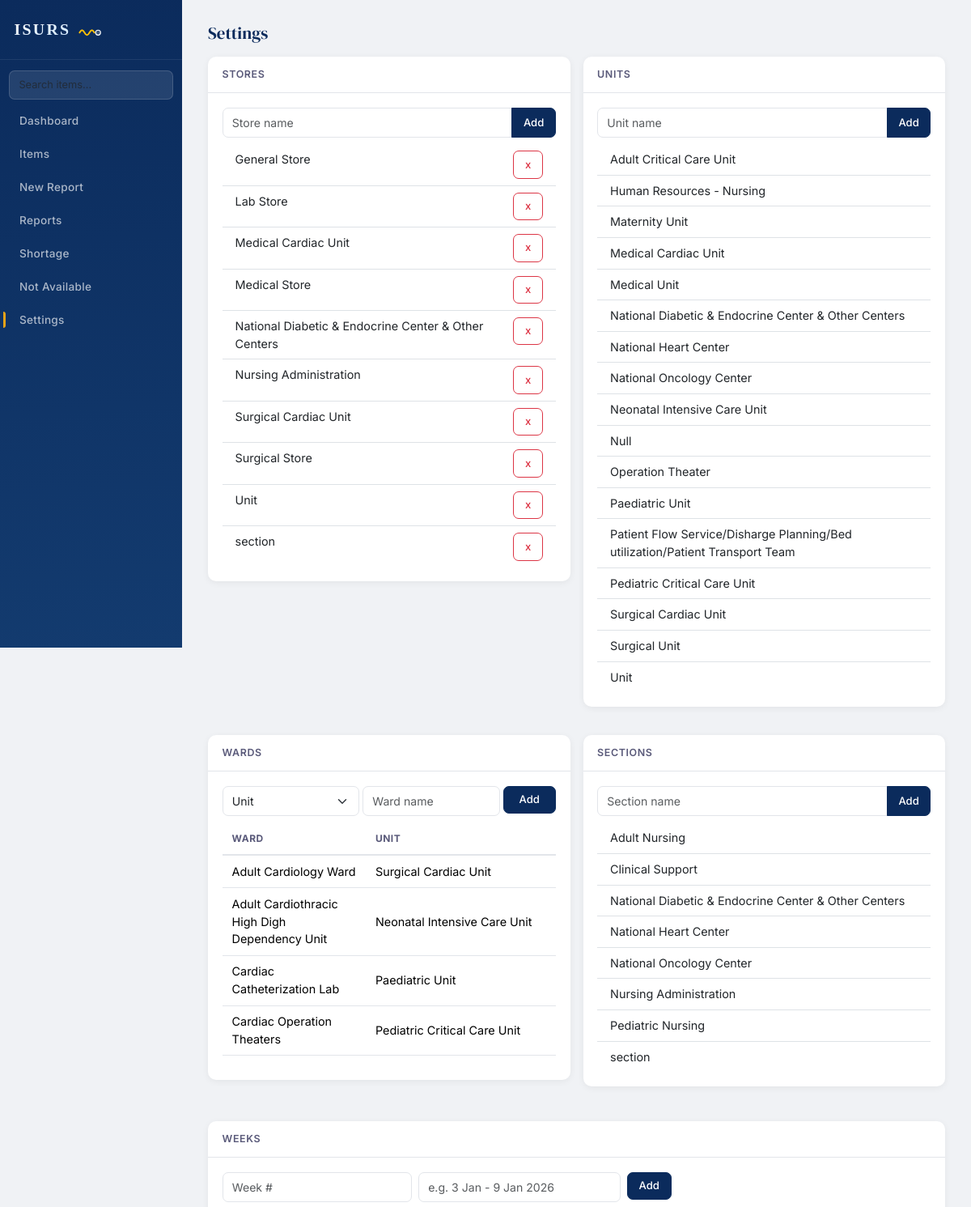
The page /settings (upper part) on the database its author committed.
### app.py (models this page shows)
class Store(db.Model):
    id = db.Column(db.Integer, primary_key=True)
    name = db.Column(db.String(200), unique=True, nullable=False)
    items = db.relationship('Item', backref='store', lazy=True)

class Unit(db.Model):
    id = db.Column(db.Integer, primary_key=True)
    name = db.Column(db.String(200), unique=True, nullable=False)
    wards = db.relationship('Ward', backref='unit', lazy=True)

class Ward(db.Model):
    id = db.Column(db.Integer, primary_key=True)
    name = db.Column(db.String(200), nullable=False)
    unit_id = db.Column(db.Integer, db.ForeignKey('unit.id'), nullable=False)

class Section(db.Model):
    id = db.Column(db.Integer, primary_key=True)
    name = db.Column(db.String(200), unique=True, nullable=False)

### app.py (the view)
@app.route('/settings')
def settings():
    stores = Store.query.order_by(Store.name).all()
    units = Unit.query.order_by(Unit.name).all()
    wards = Ward.query.order_by(Ward.name).all()
    sections = Section.query.order_by(Section.name).all()
    weeks = Week.query.order_by(Week.week_number).all()
    return render_template('settings.html', stores=stores, units=units,
                           wards=wards, sections=sections, weeks=weeks)

### app.py (called while the page is built)
@app.context_processor
def inject_globals():
    return dict(
        stores=Store.query.order_by(Store.name).all(),
        units=Unit.query.order_by(Unit.name).all(),
        sections=Section.query.order_by(Section.name).all(),
        weeks=Week.query.order_by(Week.week_number).all(),
        current_year=datetime.now().year,
        now=datetime.now,
        search_q=request.args.get('q', '')
    )

### templates/settings.html (shortened to what this page needs)
{% extends "base.html" %}
{% block content %}
<h3 class="mb-3">Settings</h3>
<div class="row g-3 mb-4">
    <div class="col-md-6">
        <div class="card">
            <div class="card-header">Stores</div>
            <div class="card-body">
                <form method="POST" action="{{ url_for('add_store') }}" class="input-group mb-2">
                    <input name="name" class="form-control form-control-sm" placeholder="Store name" required>
                    <button class="btn btn-sm btn-primary">Add</button>
                </form>
                <ul class="list-group list-group-flush">
                    {% for s in stores %}
                    <li class="list-group-item d-flex justify-content-between">
                        {{ s.name }}
                        <form method="POST" action="{{ url_for('delete_store', id=s.id) }}" style="display:inline"
                            onsubmit="return confirm('Delete {{ s.name }}?')">
                            <button class="btn btn-sm btn-outline-danger">x</button>
                        </form>
                    </li>
                    {% endfor %}
                </ul>
            </div>
        </div>
    </div>
    <div class="col-md-6">
        <div class="card">
            <div class="card-header">Units</div>
            <div class="card-body">
                <form method="POST" action="{{ url_for('add_unit') }}" class="input-group mb-2">
                    <input name="name" class="form-control form-control-sm" placeholder="Unit name" required>
                    <button class="btn btn-sm btn-primary">Add</button>
                </form>
                <ul class="list-group list-group-flush">
                    {% for u in units %}
                    <li class="list-group-item">{{ u.name }}</li>
                    {% endfor %}
                </ul>
            </div>
        </div>
    </div>
    <div class="col-md-6">
        <div class="card">
            <div class="card-header">Wards</div>
            <div class="card-body">
                <form method="POST" action="{{ url_for('add_ward') }}" class="row g-1 mb-2">
                    <div class="col-5">
                        <select name="unit_id" class="form-select form-select-sm" required>
                            <option value="">Unit</option>
                        </select>
                    </div>
                    <div class="col-5">
                        <input name="name" class="form-control form-control-sm" placeholder="Ward name" required>
                    </div>
                    <div class="col-2">
                        <button class="btn btn-sm btn-primary w-100">Add</button>
                    </div>
                </form>
                <div style="max-height:300px;overflow-y:auto">
                    <table class="table table-sm mb-0">
                        <thead><tr><th>Ward</th><th>Unit</th></tr></thead>
                        <tbody>
                            {% for w in wards %}
                            <tr><td>{{ w.name }}</td><td>{{ w.unit.name }}</td></tr>
                            {% endfor %}
                        </tbody>
                    </table>
                </div>
            </div>
        </div>
    </div>
    <div class="col-md-6">
        <div class="card">
            <div class="card-header">Sections</div>
            <div class="card-body">
                <form method="POST" action="{{ url_for('add_section') }}" class="input-group mb-2">
                    <input name="name" class="form-control form-control-sm" placeholder="Section name" required>
                    <button class="btn btn-sm btn-primary">Add</button>
                </form>
                <ul class="list-group list-group-flush">
                    {% for s in sections %}
                    <li class="list-group-item">{{ s.name }}</li>
                    {% endfor %}
                </ul>
            </div>
        </div>
    </div>
</div>
<div class="card mb-4">
    <div class="card-header">Weeks</div>
    <div class="card-body">
        <form method="POST" action="{{ url_for('add_week') }}" class="row g-2 mb-2">
            <div class="col-auto">
                <input name="week_number" type="number" class="form-control form-control-sm" placeholder="Week #" required>
            </div>
            <div class="col-auto">
                <input name="date_range" class="form-control form-control-sm" placeholder="e.g. 3 Jan - 9 Jan 2026" style="width:250px">
            </div>
            <div class="col-auto">
                <button class="btn btn-sm btn-primary">Add</button>
            </div>
        </form>
    </div>
</div>
{% endblock %}

### templates/base.html (shortened to what this page needs)
<!DOCTYPE html>
<html lang="en">
<head>
  <link href="https://cdn.jsdelivr.net/npm/bootstrap@5.3.3/dist/css/bootstrap.min.css" rel="stylesheet">
  <link rel="stylesheet" href="{{ url_for('static', filename='style.css') }}">
</head>
<body>
<div class="d-flex">
  <nav class="sidebar" aria-label="Main navigation">
    <div class="logo-wrap">
      <img src="{{ url_for('static', filename='logo.svg') }}" alt="ISURS">
    </div>
    <div class="nav-wrap">
      <form action="{{ url_for('search') }}" method="GET" class="mb-2 no-print" role="search">
        <input name="q" class="form-control form-control-sm" placeholder="Search items..." aria-label="Search" style="background:rgba(255,255,255,.1);border-color:rgba(255,255,255,.15);color:#fff;font-size:.8rem" value="{{ search_q }}">
      </form>
      <a href="{{ url_for('dashboard') }}" class="nav-link" data-short="D">Dashboard</a>
      <a href="{{ url_for('items') }}" class="nav-link" data-short="I">Items</a>
      <a href="{{ url_for('report_new') }}" class="nav-link" data-short="R">New Report</a>
      <a href="{{ url_for('reports') }}" class="nav-link" data-short="L">Reports</a>
      <a href="{{ url_for('shortage') }}" class="nav-link" data-short="S">Shortage</a>
      <a href="{{ url_for('una') }}" class="nav-link" data-short="N">Not Available</a>
      <a href="{{ url_for('settings') }}" class="nav-link" data-short="G">Settings</a>
    </div>
  </nav>
  <main class="main-content" id="main-content">
    {% block content %}{% endblock %}
  </main>
</div>
</body>
</html>

### static/style.css (style rules this page uses)
:root { --primary: #0b2b5c; --primary-light: #164580; --accent: #e8a317; --accent-soft: #fef3d5; --bg: #f0f2f5; --card-bg: #ffffff; --text: #1a1a2e; --text-soft: #5a5a7a; --border: #e2e5ea; --shadow: 0 2px 8px rgba(0,0,0,.06); }
body { margin: 0; font-family: 'Inter', system-ui, -apple-system, sans-serif; font-size: .9rem; background: var(--bg); color: var(--text); min-height: 100vh; }
.sidebar { width: 225px; min-height: 100vh; background: linear-gradient(175deg, #0b2b5c 0%, #133b6f 100%); position: sticky; top: 0; height: 100vh; display: flex; flex-direction: column; flex-shrink: 0; z-index: 100; }
.sidebar .logo-wrap { padding: 1.2rem 1rem 1rem 1rem; border-bottom: 1px solid rgba(255,255,255,.08); }
.sidebar .logo-wrap img { height: 38px; width: auto; }
.sidebar .nav-wrap { padding: .8rem .7rem; flex: 1; }
.sidebar .nav-link { color: rgba(255,255,255,.65); border-radius: 8px; padding: .55rem .8rem; margin-bottom: 3px; font-size: .85rem; font-weight: 500; letter-spacing: .3px; text-decoration: none; display: block; position: relative; }
.sidebar .nav-link::before { content: ''; position: absolute; left: -7px; top: 50%; transform: translateY(-50%); width: 3px; height: 0; background: var(--accent); border-radius: 0 3px 3px 0; transition: height .25s ease; }
.sidebar .nav-link:hover::before, .sidebar .nav-link.active::before { height: 20px; }
.main-content { flex: 1; max-width: calc(100% - 225px); padding: 1.8rem 2rem !important; }
.card { border: none; box-shadow: var(--shadow); border-radius: 10px; background: var(--card-bg); margin-bottom: 1.2rem; }
.card-header { background: transparent; border-bottom: 1px solid var(--border); font-weight: 600; font-size: .78rem; text-transform: uppercase; letter-spacing: .6px; color: var(--text-soft); padding: .8rem 1.1rem; }
.card-body { padding: 1.1rem; }
.table th { font-size: .75rem; text-transform: uppercase; letter-spacing: .5px; color: var(--text-soft); border-top: none; border-bottom: 2px solid var(--border); padding: .65rem .75rem; }
.table td { padding: .55rem .75rem; vertical-align: middle; border-bottom: 1px solid var(--border); }
h3 { font-family: 'DM Serif Display', Georgia, serif; font-weight: 400; font-size: 1.3rem; color: var(--primary); }
.btn { border-radius: 7px; font-weight: 500; font-size: .82rem; padding: .4rem .85rem; }
.btn-primary { background: var(--primary); border-color: var(--primary); }
.form-control, .form-select { border-radius: 7px; border-color: var(--border); font-size: .88rem; padding: .45rem .7rem; }

### rows shown on the page
Store: name "General Store"
Store: name "Lab Store"
Store: name "Medical Cardiac Unit"
Store: name "Medical Store"
Store: name "National Diabetic & Endocrine Center & Other Centers"
Store: name "Nursing Administration"
Store: name "Surgical Cardiac Unit"
Store: name "Surgical Store"
Store: name "Unit"
Store: name "section"
Unit: name "Adult Critical Care Unit"
Unit: name "Human Resources - Nursing"
Unit: name "Maternity Unit"
Unit: name "Medical Cardiac Unit"
Unit: name "Medical Unit"
Unit: name "National Diabetic & Endocrine Center & Other Centers"
Unit: name "National Heart Center"
Unit: name "National Oncology Center"
Unit: name "Neonatal Intensive Care Unit"
Unit: name "Null"
Unit: name "Operation Theater"
Unit: name "Paediatric Unit"
Unit: name "Patient Flow Service/Disharge Planning/Bed utilization/Patient Transport Team"
Unit: name "Pediatric Critical Care Unit"
Unit: name "Surgical Cardiac Unit"
Unit: name "Surgical Unit"
Unit: name "Unit"
Ward: name "Adult Cardiology Ward", unit.name "Surgical Cardiac Unit"
Ward: name "Adult Cardiothracic High Digh Dependency Unit", unit.name "Neonatal Intensive Care Unit"
Ward: name "Cardiac Catheterization Lab", unit.name "Paediatric Unit"
Ward: name "Cardiac Operation Theaters", unit.name "Pediatric Critical Care Unit"
Section: name "Adult Nursing"
Section: name "Clinical Support"
Section: name "National Diabetic & Endocrine Center & Other Centers"
Section: name "National Heart Center"
Section: name "National Oncology Center"
Section: name "Nursing Administration"
Section: name "Pediatric Nursing"
Section: name "section"
